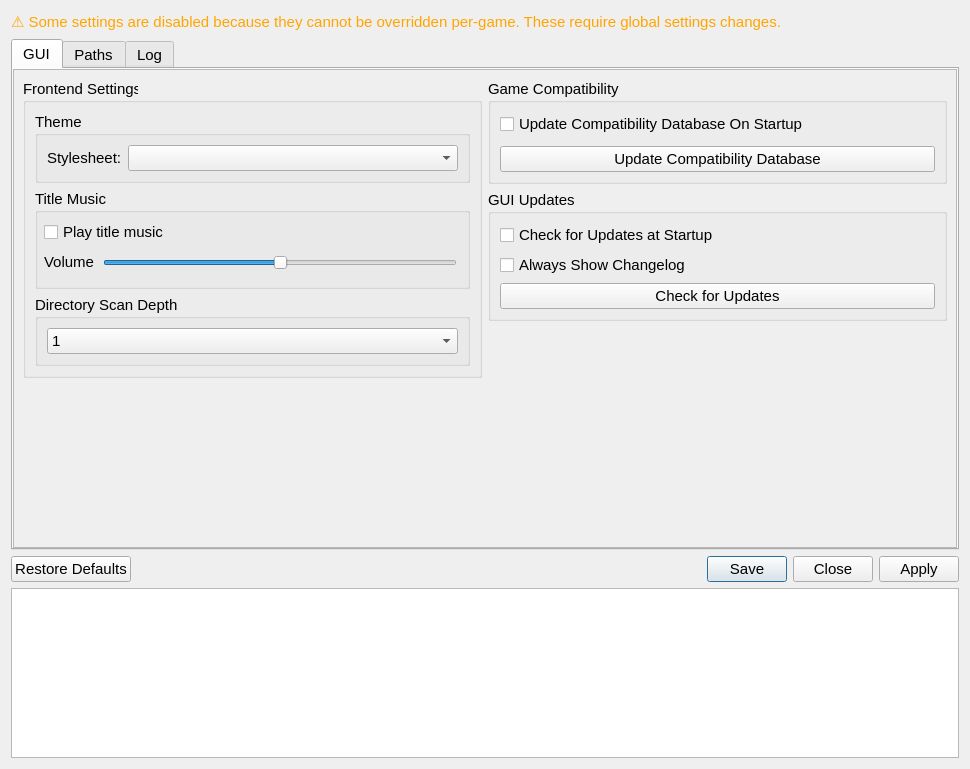
<?xml version="1.0" encoding="UTF-8"?>
<ui version="4.0">
 <class>SettingsDialog</class>
 <widget class="QDialog" name="SettingsDialog">
  <property name="windowModality">
   <enum>Qt::WindowModality::WindowModal</enum>
  </property>
  <property name="geometry">
   <rect>
    <x>0</x>
    <y>0</y>
    <width>970</width>
    <height>769</height>
   </rect>
  </property>
  <property name="sizePolicy">
   <sizepolicy hsizetype="Preferred" vsizetype="Minimum">
    <horstretch>0</horstretch>
    <verstretch>0</verstretch>
   </sizepolicy>
  </property>
  <property name="maximumSize">
   <size>
    <width>16777215</width>
    <height>769</height>
   </size>
  </property>
  <property name="font">
   <font>
    <pointsize>11</pointsize>
    <bold>false</bold>
   </font>
  </property>
  <property name="windowTitle">
   <string>Settings</string>
  </property>
  <property name="windowIcon">
   <iconset>
    <normaloff>:/images/shadps4.ico</normaloff>:/images/shadps4.ico</iconset>
  </property>
  <property name="sizeGripEnabled">
   <bool>false</bool>
  </property>
  <property name="modal">
   <bool>false</bool>
  </property>
  <layout class="QVBoxLayout" name="settingsDialogLayout">
   <item>
    <widget class="QLabel" name="customSettingsLabel">
     <property name="enabled">
      <bool>true</bool>
     </property>
     <property name="sizePolicy">
      <sizepolicy hsizetype="Fixed" vsizetype="Fixed">
       <horstretch>0</horstretch>
       <verstretch>0</verstretch>
      </sizepolicy>
     </property>
     <property name="maximumSize">
      <size>
       <width>1000</width>
       <height>22</height>
      </size>
     </property>
     <property name="text">
      <string>&lt;html&gt;&lt;head/&gt;&lt;body&gt;&lt;p&gt;&lt;span style=&quot; color:#ffa500;&quot;&gt;⚠ Some settings are disabled because they cannot be overridden per-game. These require global settings changes.&lt;/span&gt;&lt;/p&gt;&lt;/body&gt;&lt;/html&gt;</string>
     </property>
    </widget>
   </item>
   <item>
    <widget class="QTabWidget" name="tabWidgetSettings">
     <property name="enabled">
      <bool>true</bool>
     </property>
     <property name="sizePolicy">
      <sizepolicy hsizetype="Preferred" vsizetype="Preferred">
       <horstretch>0</horstretch>
       <verstretch>0</verstretch>
      </sizepolicy>
     </property>
     <property name="baseSize">
      <size>
       <width>0</width>
       <height>0</height>
      </size>
     </property>
     <property name="currentIndex">
      <number>0</number>
     </property>
     <property name="usesScrollButtons">
      <bool>true</bool>
     </property>
     <widget class="QScrollArea" name="guiTab">
      <property name="widgetResizable">
       <bool>true</bool>
      </property>
      <attribute name="title">
       <string>GUI</string>
      </attribute>
      <widget class="QWidget" name="guiTabContents">
       <property name="geometry">
        <rect>
         <x>0</x>
         <y>0</y>
         <width>615</width>
         <height>482</height>
        </rect>
       </property>
       <property name="sizePolicy">
        <sizepolicy hsizetype="Preferred" vsizetype="Preferred">
         <horstretch>0</horstretch>
         <verstretch>0</verstretch>
        </sizepolicy>
       </property>
       <layout class="QVBoxLayout" name="guiTabVLayout" stretch="0">
        <item>
         <layout class="QHBoxLayout" name="horizontalLayout_1">
          <property name="leftMargin">
           <number>0</number>
          </property>
          <property name="topMargin">
           <number>0</number>
          </property>
          <item>
           <layout class="QVBoxLayout" name="GUITabLayoutMiddle" stretch="0,0">
            <property name="bottomMargin">
             <number>0</number>
            </property>
            <item>
             <widget class="QGroupBox" name="GUIgroupBox">
              <property name="sizePolicy">
               <sizepolicy hsizetype="Preferred" vsizetype="Preferred">
                <horstretch>0</horstretch>
                <verstretch>0</verstretch>
               </sizepolicy>
              </property>
              <property name="minimumSize">
               <size>
                <width>0</width>
                <height>0</height>
               </size>
              </property>
              <property name="title">
               <string>Frontend Settings</string>
              </property>
              <layout class="QVBoxLayout" name="GUILayout">
               <property name="topMargin">
                <number>9</number>
               </property>
               <property name="bottomMargin">
                <number>9</number>
               </property>
               <item>
                <widget class="QGroupBox" name="themeGroupBox">
                 <property name="title">
                  <string>Theme</string>
                 </property>
                 <layout class="QHBoxLayout" name="themeLayout">
                  <item>
                   <widget class="QLabel" name="themeLabel">
                    <property name="text">
                     <string>Stylesheet:</string>
                    </property>
                   </widget>
                  </item>
                  <item>
                   <widget class="QComboBox" name="themeComboBox">
                    <property name="sizePolicy">
                     <sizepolicy hsizetype="Expanding" vsizetype="Fixed">
                      <horstretch>0</horstretch>
                      <verstretch>0</verstretch>
                     </sizepolicy>
                    </property>
                    <property name="toolTip">
                     <string>Drop .qss stylesheet files into the &quot;themes&quot; folder inside your user data directory to add custom themes.</string>
                    </property>
                   </widget>
                  </item>
                 </layout>
                </widget>
               </item>
               <item>
                <widget class="QGroupBox" name="GUIMusicGroupBox">
                 <property name="sizePolicy">
                  <sizepolicy hsizetype="Expanding" vsizetype="Expanding">
                   <horstretch>0</horstretch>
                   <verstretch>0</verstretch>
                  </sizepolicy>
                 </property>
                 <property name="minimumSize">
                  <size>
                   <width>0</width>
                   <height>100</height>
                  </size>
                 </property>
                 <property name="maximumSize">
                  <size>
                   <width>16777215</width>
                   <height>16777215</height>
                  </size>
                 </property>
                 <property name="autoFillBackground">
                  <bool>false</bool>
                 </property>
                 <property name="title">
                  <string>Title Music</string>
                 </property>
                 <property name="flat">
                  <bool>false</bool>
                 </property>
                 <widget class="QCheckBox" name="playBGMCheckBox">
                  <property name="geometry">
                   <rect>
                    <x>9</x>
                    <y>30</y>
                    <width>416</width>
                    <height>26</height>
                   </rect>
                  </property>
                  <property name="sizePolicy">
                   <sizepolicy hsizetype="Minimum" vsizetype="Fixed">
                    <horstretch>0</horstretch>
                    <verstretch>0</verstretch>
                   </sizepolicy>
                  </property>
                  <property name="text">
                   <string>Play title music</string>
                  </property>
                 </widget>
                 <widget class="QWidget" name="horizontalLayoutWidget">
                  <property name="geometry">
                   <rect>
                    <x>0</x>
                    <y>50</y>
                    <width>431</width>
                    <height>47</height>
                   </rect>
                  </property>
                  <layout class="QHBoxLayout" name="horizontalLayout">
                   <property name="spacing">
                    <number>9</number>
                   </property>
                   <property name="leftMargin">
                    <number>9</number>
                   </property>
                   <property name="topMargin">
                    <number>9</number>
                   </property>
                   <property name="rightMargin">
                    <number>9</number>
                   </property>
                   <property name="bottomMargin">
                    <number>9</number>
                   </property>
                   <item>
                    <widget class="QLabel" name="label_Volume">
                     <property name="sizePolicy">
                      <sizepolicy hsizetype="Minimum" vsizetype="Fixed">
                       <horstretch>0</horstretch>
                       <verstretch>0</verstretch>
                      </sizepolicy>
                     </property>
                     <property name="maximumSize">
                      <size>
                       <width>16777215</width>
                       <height>16777215</height>
                      </size>
                     </property>
                     <property name="text">
                      <string>Volume</string>
                     </property>
                    </widget>
                   </item>
                   <item>
                    <widget class="QSlider" name="BGMVolumeSlider">
                     <property name="sizePolicy">
                      <sizepolicy hsizetype="Expanding" vsizetype="Preferred">
                       <horstretch>0</horstretch>
                       <verstretch>0</verstretch>
                      </sizepolicy>
                     </property>
                     <property name="toolTip">
                      <string>Set the volume of the background music.</string>
                     </property>
                     <property name="maximum">
                      <number>100</number>
                     </property>
                     <property name="singleStep">
                      <number>10</number>
                     </property>
                     <property name="pageStep">
                      <number>20</number>
                     </property>
                     <property name="value">
                      <number>50</number>
                     </property>
                     <property name="orientation">
                      <enum>Qt::Orientation::Horizontal</enum>
                     </property>
                     <property name="invertedAppearance">
                      <bool>false</bool>
                     </property>
                     <property name="invertedControls">
                      <bool>false</bool>
                     </property>
                     <property name="tickPosition">
                      <enum>QSlider::TickPosition::NoTicks</enum>
                     </property>
                     <property name="tickInterval">
                      <number>10</number>
                     </property>
                    </widget>
                   </item>
                  </layout>
                 </widget>
                </widget>
               </item>
               <item>
                <widget class="QGroupBox" name="ScanDepthGroupBox">
                 <property name="sizePolicy">
                  <sizepolicy hsizetype="Expanding" vsizetype="Preferred">
                   <horstretch>0</horstretch>
                   <verstretch>0</verstretch>
                  </sizepolicy>
                 </property>
                 <property name="title">
                  <string>Directory Scan Depth</string>
                 </property>
                 <layout class="QVBoxLayout" name="tabSettingsLayout">
                  <item>
                   <widget class="QComboBox" name="ScanDepthComboBox">
                    <property name="sizePolicy">
                     <sizepolicy hsizetype="Preferred" vsizetype="Fixed">
                      <horstretch>0</horstretch>
                      <verstretch>0</verstretch>
                     </sizepolicy>
                    </property>
                    <item>
                     <property name="text">
                      <string notr="true">1</string>
                     </property>
                    </item>
                    <item>
                     <property name="text">
                      <string notr="true">2</string>
                     </property>
                    </item>
                    <item>
                     <property name="text">
                      <string notr="true">3</string>
                     </property>
                    </item>
                   </widget>
                  </item>
                 </layout>
                </widget>
               </item>
              </layout>
             </widget>
            </item>
            <item>
             <spacer name="verticalSpacer_7">
              <property name="orientation">
               <enum>Qt::Orientation::Vertical</enum>
              </property>
              <property name="sizeHint" stdset="0">
               <size>
                <width>20</width>
                <height>40</height>
               </size>
              </property>
             </spacer>
            </item>
           </layout>
          </item>
          <item>
           <layout class="QVBoxLayout" name="CompatTabLayoutRight" stretch="0,0,0">
            <property name="spacing">
             <number>6</number>
            </property>
            <property name="bottomMargin">
             <number>0</number>
            </property>
            <item>
             <widget class="QGroupBox" name="CompatgroupBox">
              <property name="sizePolicy">
               <sizepolicy hsizetype="Preferred" vsizetype="Preferred">
                <horstretch>0</horstretch>
                <verstretch>0</verstretch>
               </sizepolicy>
              </property>
              <property name="minimumSize">
               <size>
                <width>0</width>
                <height>0</height>
               </size>
              </property>
              <property name="baseSize">
               <size>
                <width>0</width>
                <height>0</height>
               </size>
              </property>
              <property name="title">
               <string>Game Compatibility</string>
              </property>
              <layout class="QVBoxLayout" name="CompatLayout">
               <property name="spacing">
                <number>10</number>
               </property>
               <property name="topMargin">
                <number>9</number>
               </property>
               <property name="bottomMargin">
                <number>9</number>
               </property>
               <item>
                <widget class="QCheckBox" name="checkCompatibilityOnStartupCheckBox">
                 <property name="text">
                  <string>Update Compatibility Database On Startup</string>
                 </property>
                </widget>
               </item>
               <item>
                <widget class="QPushButton" name="updateCompatibilityButton">
                 <property name="sizePolicy">
                  <sizepolicy hsizetype="MinimumExpanding" vsizetype="Fixed">
                   <horstretch>0</horstretch>
                   <verstretch>0</verstretch>
                  </sizepolicy>
                 </property>
                 <property name="minimumSize">
                  <size>
                   <width>0</width>
                   <height>0</height>
                  </size>
                 </property>
                 <property name="maximumSize">
                  <size>
                   <width>16777215</width>
                   <height>16777215</height>
                  </size>
                 </property>
                 <property name="text">
                  <string>Update Compatibility Database</string>
                 </property>
                </widget>
               </item>
              </layout>
             </widget>
            </item>
            <item>
             <widget class="QGroupBox" name="updaterGroupBox">
              <property name="sizePolicy">
               <sizepolicy hsizetype="Preferred" vsizetype="Preferred">
                <horstretch>0</horstretch>
                <verstretch>0</verstretch>
               </sizepolicy>
              </property>
              <property name="minimumSize">
               <size>
                <width>0</width>
                <height>0</height>
               </size>
              </property>
              <property name="maximumSize">
               <size>
                <width>16777215</width>
                <height>16777215</height>
               </size>
              </property>
              <property name="title">
               <string>GUI Updates</string>
              </property>
              <layout class="QVBoxLayout" name="updaterLayout" stretch="0,0,0">
               <item>
                <widget class="QCheckBox" name="updaterCheckBox">
                 <property name="text">
                  <string>Check for Updates at Startup</string>
                 </property>
                </widget>
               </item>
               <item>
                <widget class="QCheckBox" name="changelogCheckBox">
                 <property name="text">
                  <string>Always Show Changelog</string>
                 </property>
                </widget>
               </item>
               <item>
                <widget class="QPushButton" name="checkUpdateButton">
                 <property name="sizePolicy">
                  <sizepolicy hsizetype="Minimum" vsizetype="Fixed">
                   <horstretch>0</horstretch>
                   <verstretch>0</verstretch>
                  </sizepolicy>
                 </property>
                 <property name="minimumSize">
                  <size>
                   <width>0</width>
                   <height>0</height>
                  </size>
                 </property>
                 <property name="maximumSize">
                  <size>
                   <width>16777215</width>
                   <height>16777215</height>
                  </size>
                 </property>
                 <property name="text">
                  <string>Check for Updates</string>
                 </property>
                </widget>
               </item>
              </layout>
             </widget>
            </item>
            <item>
             <spacer name="verticalSpacer_5">
              <property name="orientation">
               <enum>Qt::Orientation::Vertical</enum>
              </property>
              <property name="sizeHint" stdset="0">
               <size>
                <width>20</width>
                <height>40</height>
               </size>
              </property>
             </spacer>
            </item>
           </layout>
          </item>
         </layout>
        </item>
       </layout>
      </widget>
     </widget>
     <widget class="QScrollArea" name="pathsTab">
      <property name="widgetResizable">
       <bool>true</bool>
      </property>
      <attribute name="title">
       <string>Paths</string>
      </attribute>
      <widget class="QWidget" name="pathsTabContents">
       <property name="geometry">
        <rect>
         <x>0</x>
         <y>0</y>
         <width>202</width>
         <height>471</height>
        </rect>
       </property>
       <layout class="QVBoxLayout" name="pathsTabLayout">
        <item>
         <widget class="QGroupBox" name="gameFoldersGroupBox">
          <property name="title">
           <string>Game Folders</string>
          </property>
          <layout class="QVBoxLayout" name="verticalLayout">
           <item>
            <layout class="QHBoxLayout" name="horizontalLayout_3">
             <item>
              <widget class="QPushButton" name="addFolderButton">
               <property name="text">
                <string>Add...</string>
               </property>
              </widget>
             </item>
             <item>
              <widget class="QPushButton" name="removeFolderButton">
               <property name="text">
                <string>Remove</string>
               </property>
              </widget>
             </item>
             <item>
              <spacer name="horizontalSpacer">
               <property name="orientation">
                <enum>Qt::Orientation::Horizontal</enum>
               </property>
               <property name="sizeHint" stdset="0">
                <size>
                 <width>40</width>
                 <height>20</height>
                </size>
               </property>
              </spacer>
             </item>
            </layout>
           </item>
           <item>
            <widget class="QListWidget" name="gameFoldersListWidget"/>
           </item>
          </layout>
         </widget>
        </item>
        <item>
         <widget class="QGroupBox" name="dlcFolderGroupBox_2">
          <property name="title">
           <string>DLC Path</string>
          </property>
          <layout class="QVBoxLayout" name="dlcFolderGroupBox">
           <item>
            <layout class="QHBoxLayout" name="horizontalLayout_17">
             <item>
              <widget class="QLineEdit" name="currentDLCFolder">
               <property name="readOnly">
                <bool>true</bool>
               </property>
              </widget>
             </item>
             <item>
              <widget class="QPushButton" name="browseDLCButton">
               <property name="text">
                <string>Browse</string>
               </property>
              </widget>
             </item>
            </layout>
           </item>
          </layout>
         </widget>
        </item>
        <item>
         <widget class="QGroupBox" name="homeGroupBox">
          <property name="title">
           <string>Home Path</string>
          </property>
          <layout class="QVBoxLayout" name="saveDataLayout">
           <item>
            <layout class="QHBoxLayout" name="horizontalLayout_4">
             <item>
              <widget class="QLineEdit" name="currentHomePath">
               <property name="readOnly">
                <bool>true</bool>
               </property>
              </widget>
             </item>
             <item>
              <widget class="QPushButton" name="browseHomeButton">
               <property name="text">
                <string>Browse</string>
               </property>
              </widget>
             </item>
            </layout>
           </item>
          </layout>
         </widget>
        </item>
        <item>
         <widget class="QGroupBox" name="sysmodulesGroupBox">
          <property name="title">
           <string>PS4 Sysmodules Path</string>
          </property>
          <layout class="QVBoxLayout" name="dlcFolderGroupBox_4">
           <item>
            <layout class="QHBoxLayout" name="horizontalLayout_18">
             <item>
              <widget class="QLineEdit" name="currentSysmodulesPath">
               <property name="readOnly">
                <bool>true</bool>
               </property>
              </widget>
             </item>
             <item>
              <widget class="QPushButton" name="browseSysmodulesButton">
               <property name="text">
                <string>Browse</string>
               </property>
              </widget>
             </item>
            </layout>
           </item>
          </layout>
         </widget>
        </item>
       </layout>
      </widget>
     </widget>
     <widget class="QScrollArea" name="logTab">
      <property name="widgetResizable">
       <bool>true</bool>
      </property>
      <attribute name="title">
       <string>Log</string>
      </attribute>
      <widget class="QWidget" name="logTabContents">
       <property name="geometry">
        <rect>
         <x>0</x>
         <y>0</y>
         <width>944</width>
         <height>384</height>
        </rect>
       </property>
       <property name="sizePolicy">
        <sizepolicy hsizetype="Preferred" vsizetype="Fixed">
         <horstretch>0</horstretch>
         <verstretch>0</verstretch>
        </sizepolicy>
       </property>
       <layout class="QVBoxLayout" name="logTabVLayout" stretch="0">
        <item>
         <layout class="QHBoxLayout" name="horizontalLayout_log">
          <property name="leftMargin">
           <number>0</number>
          </property>
          <property name="topMargin">
           <number>0</number>
          </property>
          <item>
           <layout class="QVBoxLayout" name="loggerTabLayoutRight">
            <item>
             <widget class="QGroupBox" name="loggerGroupBox">
              <property name="sizePolicy">
               <sizepolicy hsizetype="Expanding" vsizetype="Preferred">
                <horstretch>0</horstretch>
                <verstretch>0</verstretch>
               </sizepolicy>
              </property>
              <property name="title">
               <string>Logger</string>
              </property>
              <layout class="QVBoxLayout" name="loggerLayout">
               <item>
                <widget class="QCheckBox" name="enableLoggingCheckBox">
                 <property name="text">
                  <string>Enable Logging</string>
                 </property>
                </widget>
               </item>
               <item>
                <widget class="QPushButton" name="logOpenLocationButton">
                 <property name="text">
                  <string>Open Log Location</string>
                 </property>
                </widget>
               </item>
               <item>
                <widget class="QCheckBox" name="separateLogFilesCheckbox">
                 <property name="text">
                  <string>Separate Log Files</string>
                 </property>
                </widget>
               </item>
               <item>
                <widget class="QCheckBox" name="logSyncCheckBox">
                 <property name="text">
                  <string>Log Sync</string>
                 </property>
                </widget>
               </item>
               <item>
                <widget class="QCheckBox" name="logSkipDuplicateCheckBox">
                 <property name="text">
                  <string>Log Skip Duplicate</string>
                 </property>
                </widget>
               </item>
               <item>
                <widget class="QGroupBox" name="logMaxSkipDurationGroupBox">
                 <property name="title">
                  <string>Log Max Skip Duration</string>
                 </property>
                 <layout class="QVBoxLayout" name="verticalLayout_16">
                  <item>
                   <widget class="QSpinBox" name="logMaxSkipDurationLineEdit">
                    <property name="suffix">
                     <string> ms</string>
                    </property>
                    <property name="maximum">
                     <number>9999999</number>
                    </property>
                   </widget>
                  </item>
                 </layout>
                </widget>
               </item>
               <item>
                <widget class="QGroupBox" name="logSizeLimitGroupBox">
                 <property name="title">
                  <string>Log Size Limit</string>
                 </property>
                 <layout class="QVBoxLayout" name="verticalLayout_19">
                  <item>
                   <widget class="QSpinBox" name="logSizeLimitLineEdit">
                    <property name="suffix">
                     <string> B</string>
                    </property>
                    <property name="maximum">
                     <number>999999999</number>
                    </property>
                   </widget>
                  </item>
                 </layout>
                </widget>
               </item>
               <item>
                <widget class="QCheckBox" name="logAppendCheckBox">
                 <property name="text">
                  <string>Log Append</string>
                 </property>
                </widget>
               </item>
              </layout>
             </widget>
            </item>
           </layout>
          </item>
          <item>
           <layout class="QVBoxLayout" name="vLayoutLogFilter">
            <property name="spacing">
             <number>6</number>
            </property>
            <property name="leftMargin">
             <number>0</number>
            </property>
            <item>
             <layout class="QHBoxLayout" name="hLayoutLogFilter">
              <item>
               <widget class="QGroupBox" name="logFilter">
                <property name="title">
                 <string>Log Filter</string>
                </property>
                <layout class="QVBoxLayout" name="logFilterLayout">
                 <item>
                  <widget class="QLineEdit" name="logFilterLineEdit">
                   <property name="clearButtonEnabled">
                    <bool>true</bool>
                   </property>
                  </widget>
                 </item>
                 <item>
                  <widget class="QPushButton" name="logPresetsButton">
                   <property name="text">
                    <string>Load Presets...</string>
                   </property>
                  </widget>
                 </item>
                </layout>
               </widget>
              </item>
             </layout>
            </item>
            <item>
             <widget class="QGroupBox" name="logTypeGroupBox">
              <property name="sizePolicy">
               <sizepolicy hsizetype="Expanding" vsizetype="Preferred">
                <horstretch>0</horstretch>
                <verstretch>0</verstretch>
               </sizepolicy>
              </property>
              <property name="maximumSize">
               <size>
                <width>16777215</width>
                <height>16777215</height>
               </size>
              </property>
              <property name="title">
               <string>Log Type</string>
              </property>
              <layout class="QVBoxLayout" name="logTypeBoxLayout">
               <item>
                <widget class="QComboBox" name="logTypeComboBox">
                 <item>
                  <property name="text">
                   <string>wincolor</string>
                  </property>
                 </item>
                 <item>
                  <property name="text">
                   <string>msvc</string>
                  </property>
                 </item>
                </widget>
               </item>
              </layout>
             </widget>
            </item>
            <item>
             <spacer name="verticalSpacer_9">
              <property name="orientation">
               <enum>Qt::Orientation::Vertical</enum>
              </property>
              <property name="sizeHint" stdset="0">
               <size>
                <width>20</width>
                <height>40</height>
               </size>
              </property>
             </spacer>
            </item>
           </layout>
          </item>
         </layout>
        </item>
       </layout>
      </widget>
     </widget>
    </widget>
   </item>
   <item>
    <widget class="QDialogButtonBox" name="buttonBox">
     <property name="standardButtons">
      <set>QDialogButtonBox::StandardButton::Apply|QDialogButtonBox::StandardButton::Close|QDialogButtonBox::StandardButton::RestoreDefaults|QDialogButtonBox::StandardButton::Save</set>
     </property>
    </widget>
   </item>
   <item>
    <widget class="QTextEdit" name="descriptionText">
     <property name="sizePolicy">
      <sizepolicy hsizetype="Expanding" vsizetype="Fixed">
       <horstretch>0</horstretch>
       <verstretch>0</verstretch>
      </sizepolicy>
     </property>
     <property name="maximumSize">
      <size>
       <width>16777215</width>
       <height>170</height>
      </size>
     </property>
     <property name="readOnly">
      <bool>true</bool>
     </property>
    </widget>
   </item>
  </layout>
 </widget>
 <resources/>
 <connections/>
</ui>
